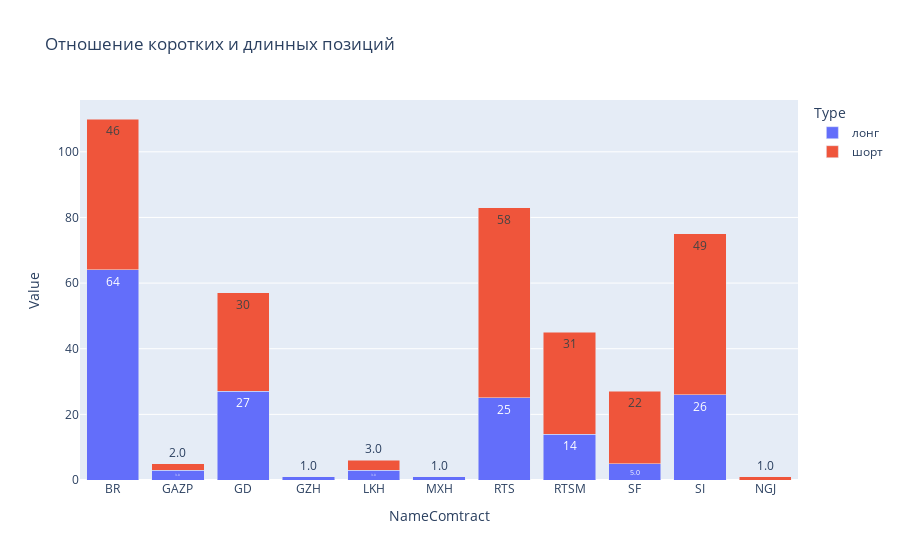

This figure's notebook cell:
### Code cell
# create chart to work
fig = px.bar(
    bar_chart_types,
    x = 'NameComtract',
    y = 'Value',
    color = 'Type',
    title="Отношение коротких и длинных позиций",
    text_auto='.2s'# print value on bar 
)
fig.update_layout(barmode='stack')
fig.show()

### Figure 1 — Plotly figure (JSON) as saved in the notebook; plotly's stock layout.template omitted (floating-point values rounded to 4 significant figures)
{"data": [{"alignmentgroup": "True", "hovertemplate": "Type=лонг<br>NameComtract=%{x}<br>Value=%{y}<extra></extra>", "legendgroup": "лонг", "marker": {"color": "#636efa", "pattern": {"shape": ""}}, "name": "лонг", "offsetgroup": "лонг", "orientation": "v", "showlegend": true, "textposition": "auto", "texttemplate": "%{y:.2s}", "type": "bar", "x": ["BR", "GAZP", "GD", "GZH", "LKH", "MXH", "RTS", "RTSM", "SF", "SI"], "xaxis": "x", "y": [64, 3, 27, 1, 3, 1, 25, 14, 5, 26], "yaxis": "y"}, {"alignmentgroup": "True", "hovertemplate": "Type=шорт<br>NameComtract=%{x}<br>Value=%{y}<extra></extra>", "legendgroup": "шорт", "marker": {"color": "#EF553B", "pattern": {"shape": ""}}, "name": "шорт", "offsetgroup": "шорт", "orientation": "v", "showlegend": true, "textposition": "auto", "texttemplate": "%{y:.2s}", "type": "bar", "x": ["BR", "GAZP", "GD", "LKH", "NGJ", "RTS", "RTSM", "SF", "SI"], "xaxis": "x", "y": [46, 2, 30, 3, 1, 58, 31, 22, 49], "yaxis": "y"}], "layout": {"barmode": "stack", "legend": {"title": {"text": "Type"}, "tracegroupgap": 0}, "title": {"text": "Отношение коротких и длинных позиций"}, "xaxis": {"anchor": "y", "domain": [0, 1], "title": {"text": "NameComtract"}}, "yaxis": {"anchor": "x", "domain": [0, 1], "title": {"text": "Value"}}}}
